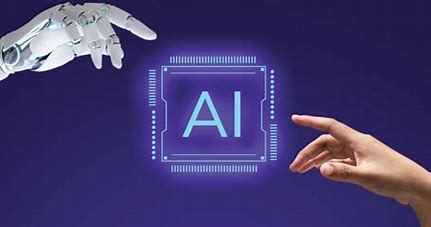
#> input picture Procesamiento/img.jpg, 431 x 227 px
$ jupyter execute --allow-errors 1.ipynb
#> lines starting #> are read from the running program, lines starting #| are printed output that depends on the picture
#> (a cell that did not finish here is left out)

[cell 2]
import cv2
import numpy as np
import matplotlib.pyplot as plt

def posterizar(imagen,nivel):
    factor=255/nivel
    imagen_post= np.round((imagen/factor)*factor)
    return imagen_post.astype(np.uint8)

imagen = cv2.imread('img.jpg')
#> imagen is the input picture: shape (227, 431, 3); mean B, G, R 113.7, 59.4, 68.5
img_gris= cv2.cvtColor(imagen,cv2.COLOR_BGR2GRAY)
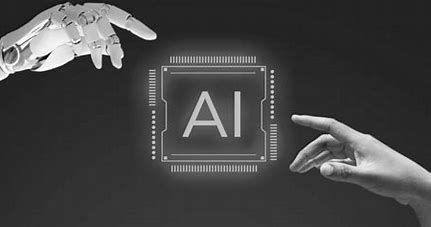
#> img_gris: shape (227, 431); min 1, max 255, mean 68.3
nivel=2
nueva= posterizar(img_gris,nivel)


plt.figure(figsize=(10,5))
plt.subplot(1,2,1)
plt.imshow(cv2.cvtColor(imagen,cv2.COLOR_BGR2RGB))
plt.subplot(1,2,2)
plt.imshow(nueva,cmap="gray")
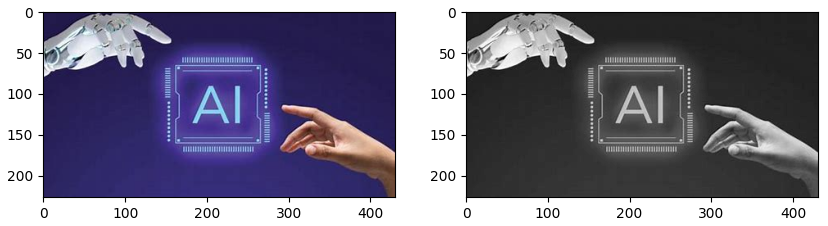
#> figure drawn by matplotlib, 2 panels

[cell 3]
#falso color
# ARRAY nomre de las paletas que sepa estan usando

import cv2
import numpy as np
import matplotlib.pyplot as plt

def false_color(imagen_gray):
    escalar_imagen=cv2.normalize(imagen_gray, None,0,255,cv2.NORM_MINMAX)

    apli_color=cv2.applyColorMap(escalar_imagen,cv2.COLORMAP_DEEPGREEN)
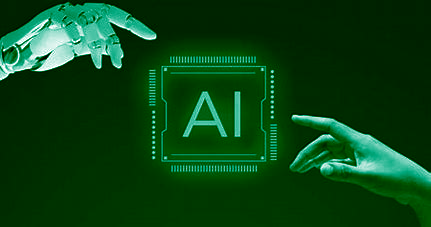
#> apli_color: shape (227, 431, 3); mean B, G, R 20.3, 68.3, 8.5
    return apli_color

image_gray=cv2.imread('img.jpg',0)
image_false=false_color(image_gray)


plt.figure(figsize=(10,5))
plt.subplot(1,2,1)
plt.imshow(cv2.cvtColor(imagen,cv2.COLOR_BGR2RGB))
plt.subplot(1,2,2)
plt.imshow(nueva,cmap="gray")
plt.show()
